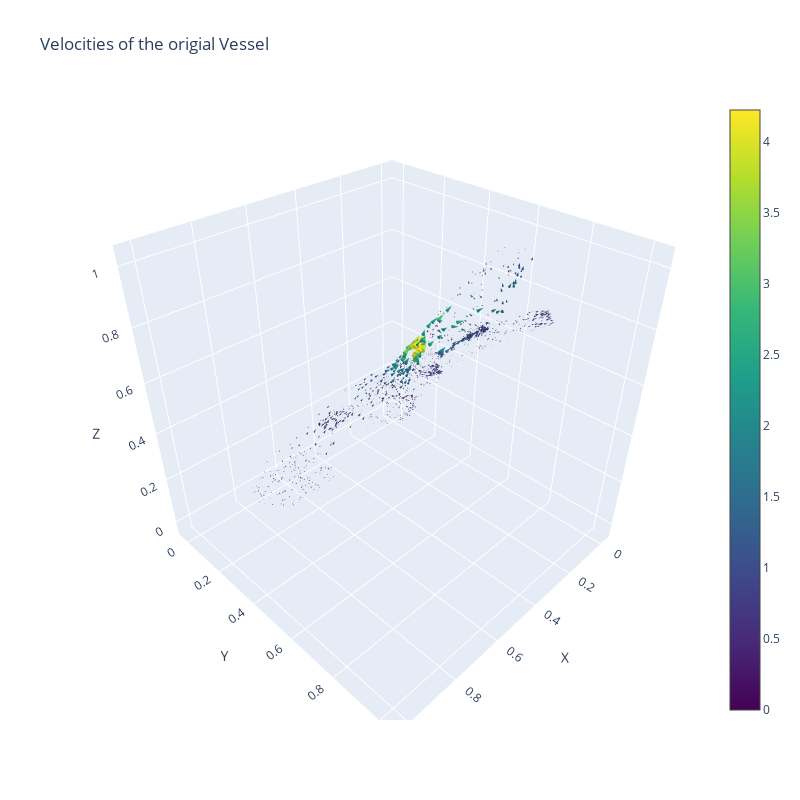

Write notebook code for a chart like this one.
### Code cell
import plotly.graph_objects as go

keep_every = 50

fig = go.Figure(data = go.Cone(
    x=points[::keep_every, 0],
    y=points[::keep_every, 1],
    z=points[::keep_every, 2],
    u=velocities[::keep_every, 0],
    v=velocities[::keep_every, 1],
    w=velocities[::keep_every, 2],
    colorscale='Viridis',
    sizemode="scaled",
    sizeref=5
))


fig.update_layout(
    scene=dict(
        xaxis_title='X',
        yaxis_title='Y',
        zaxis_title='Z'
    ),
    title='Velocities of the origial Vessel',
    width=800,
    height=800
)

fig.show()

### Figure 1 — Plotly figure (JSON) as saved in the notebook; plotly's stock layout.template omitted (floating-point values rounded to 4 significant figures; data arrays with more than 128 entries replaced by an {"elided": "..."} marker saying what was removed)
{"data": [{"colorscale": [[0, "#440154"], [0.1111, "#482878"], [0.2222, "#3e4989"], [0.3333, "#31688e"], [0.4444, "#26828e"], [0.5556, "#1f9e89"], [0.6667, "#35b779"], [0.7778, "#6ece58"], [0.8889, "#b5de2b"], [1, "#fde725"]], "sizemode": "scaled", "sizeref": 5, "type": "cone", "u": {"elided": "2429 float values"}, "v": {"elided": "2429 float values"}, "w": {"elided": "2429 float values"}, "x": {"elided": "2429 float values"}, "y": {"elided": "2429 float values"}, "z": {"elided": "2429 float values"}}], "layout": {"height": 800, "scene": {"xaxis": {"title": {"text": "X"}}, "yaxis": {"title": {"text": "Y"}}, "zaxis": {"title": {"text": "Z"}}}, "title": {"text": "Velocities of the origial Vessel"}, "width": 800}}
